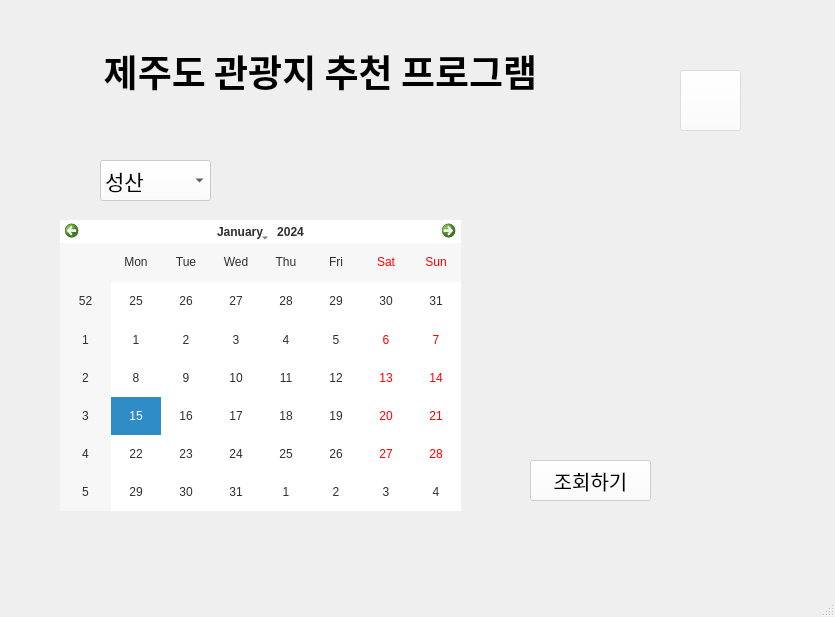
<?xml version="1.0" encoding="UTF-8"?>
<ui version="4.0">
 <class>MainWindow</class>
 <widget class="QMainWindow" name="MainWindow">
  <property name="geometry">
   <rect>
    <x>0</x>
    <y>0</y>
    <width>835</width>
    <height>617</height>
   </rect>
  </property>
  <property name="windowTitle">
   <string>MainWindow</string>
  </property>
  <widget class="QWidget" name="centralwidget">
   <widget class="QLabel" name="label">
    <property name="geometry">
     <rect>
      <x>0</x>
      <y>-40</y>
      <width>841</width>
      <height>641</height>
     </rect>
    </property>
    <property name="text">
     <string/>
    </property>
    <property name="pixmap">
     <pixmap>2.bada.jpg</pixmap>
    </property>
    <property name="scaledContents">
     <bool>true</bool>
    </property>
   </widget>
   <widget class="QLabel" name="label_2">
    <property name="geometry">
     <rect>
      <x>20</x>
      <y>20</y>
      <width>601</width>
      <height>101</height>
     </rect>
    </property>
    <property name="font">
     <font>
      <family>맑은 고딕</family>
      <pointsize>28</pointsize>
      <weight>75</weight>
      <italic>false</italic>
      <bold>true</bold>
      <underline>false</underline>
      <strikeout>false</strikeout>
     </font>
    </property>
    <property name="text">
     <string>제주도 관광지 추천 프로그램</string>
    </property>
    <property name="alignment">
     <set>Qt::AlignCenter</set>
    </property>
   </widget>
   <widget class="QStackedWidget" name="stackedWidget">
    <property name="geometry">
     <rect>
      <x>10</x>
      <y>130</y>
      <width>811</width>
      <height>431</height>
     </rect>
    </property>
    <property name="styleSheet">
     <string notr="true">background: transparent</string>
    </property>
    <property name="frameShadow">
     <enum>QFrame::Plain</enum>
    </property>
    <property name="currentIndex">
     <number>0</number>
    </property>
    <widget class="QWidget" name="page">
     <widget class="QComboBox" name="combo">
      <property name="geometry">
       <rect>
        <x>90</x>
        <y>30</y>
        <width>111</width>
        <height>41</height>
       </rect>
      </property>
      <property name="font">
       <font>
        <family>맑은 고딕</family>
        <pointsize>16</pointsize>
        <weight>9</weight>
        <italic>false</italic>
        <bold>false</bold>
       </font>
      </property>
      <property name="styleSheet">
       <string notr="true">background-color: rgb(255, 255, 255, 170);
font: 75 16pt &quot;맑은 고딕&quot;;</string>
      </property>
      <item>
       <property name="text">
        <string>성산</string>
       </property>
      </item>
      <item>
       <property name="text">
        <string>고산</string>
       </property>
      </item>
      <item>
       <property name="text">
        <string>서귀포</string>
       </property>
      </item>
      <item>
       <property name="text">
        <string>제주도</string>
       </property>
      </item>
     </widget>
     <widget class="QCalendarWidget" name="cal_widget">
      <property name="geometry">
       <rect>
        <x>50</x>
        <y>90</y>
        <width>401</width>
        <height>291</height>
       </rect>
      </property>
      <property name="styleSheet">
       <string notr="true">background-color: rgb(255, 255, 255);
color: rgb(47, 47, 47);
font: 75 11pt &quot;맑은 고딕&quot;;
</string>
      </property>
     </widget>
     <widget class="QPushButton" name="btn_search">
      <property name="geometry">
       <rect>
        <x>520</x>
        <y>330</y>
        <width>121</width>
        <height>41</height>
       </rect>
      </property>
      <property name="font">
       <font>
        <family>맑은 고딕</family>
        <pointsize>15</pointsize>
        <weight>9</weight>
        <italic>false</italic>
        <bold>false</bold>
       </font>
      </property>
      <property name="styleSheet">
       <string notr="true">background-color: rgba(255, 255, 255, 160);
font: 75 15pt &quot;맑은 고딕&quot;;</string>
      </property>
      <property name="text">
       <string>조회하기</string>
      </property>
     </widget>
    </widget>
    <widget class="QWidget" name="page_2">
     <widget class="QTableWidget" name="table">
      <property name="geometry">
       <rect>
        <x>10</x>
        <y>220</y>
        <width>701</width>
        <height>181</height>
       </rect>
      </property>
      <property name="maximumSize">
       <size>
        <width>16777215</width>
        <height>241</height>
       </size>
      </property>
      <property name="styleSheet">
       <string notr="true">background-color: rgb(255, 255, 255);
font: 75 12pt &quot;맑은 고딕&quot;;</string>
      </property>
      <column>
       <property name="text">
        <string>관광지명</string>
       </property>
      </column>
      <column>
       <property name="text">
        <string>설명</string>
       </property>
      </column>
     </widget>
     <widget class="QLineEdit" name="date_edit">
      <property name="geometry">
       <rect>
        <x>30</x>
        <y>20</y>
        <width>281</width>
        <height>21</height>
       </rect>
      </property>
      <property name="styleSheet">
       <string notr="true">background-color: rgb(255, 255, 255);
font: 75 12pt &quot;맑은 고딕&quot;;</string>
      </property>
     </widget>
     <widget class="QLineEdit" name="text_edit">
      <property name="geometry">
       <rect>
        <x>30</x>
        <y>80</y>
        <width>281</width>
        <height>121</height>
       </rect>
      </property>
      <property name="styleSheet">
       <string notr="true">background-color: rgb(255, 255, 255);
font: 75 12pt &quot;맑은 고딕&quot;;</string>
      </property>
     </widget>
     <widget class="QWidget" name="verticalLayoutWidget">
      <property name="geometry">
       <rect>
        <x>350</x>
        <y>20</y>
        <width>341</width>
        <height>181</height>
       </rect>
      </property>
      <layout class="QVBoxLayout" name="vertical"/>
     </widget>
    </widget>
   </widget>
   <widget class="QPushButton" name="btn_home">
    <property name="geometry">
     <rect>
      <x>680</x>
      <y>70</y>
      <width>61</width>
      <height>61</height>
     </rect>
    </property>
    <property name="styleSheet">
     <string notr="true">background-color: rgb(255, 255, 255, 100);
</string>
    </property>
    <property name="text">
     <string/>
    </property>
    <property name="icon">
     <iconset>
      <normaloff>1.btn_home.jpg</normaloff>1.btn_home.jpg</iconset>
    </property>
    <property name="iconSize">
     <size>
      <width>60</width>
      <height>60</height>
     </size>
    </property>
    <property name="checkable">
     <bool>false</bool>
    </property>
   </widget>
  </widget>
  <widget class="QStatusBar" name="statusbar"/>
 </widget>
 <resources>
  <include location="bada.qrc"/>
 </resources>
 <connections/>
</ui>
